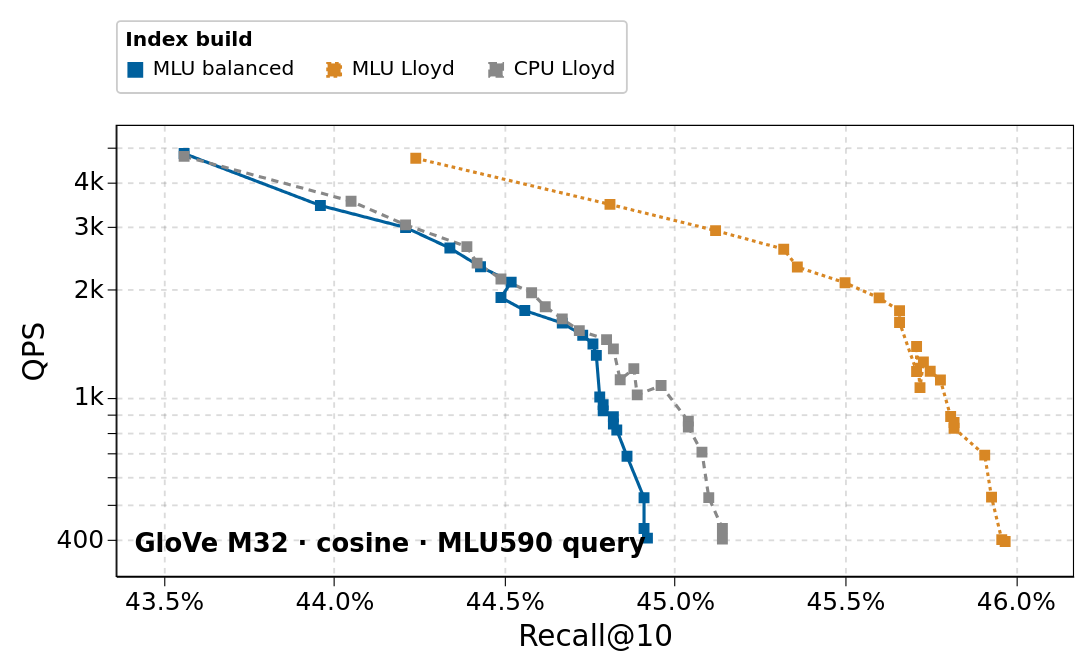

The Vega-Lite source for this figure:
### Vega-Lite specification from a JSON file in a GitHub repository (floating-point values rounded to 4 significant figures)
{"$schema": "https://vega.github.io/schema/vega-lite/v5.json", "background": "white", "padding": 10, "width": 520, "height": 245, "layer": [{"data": {"values": [{"nprobes": 50, "q_batch": 128, "K": 10, "qps": 4787.0, "recall": 0.4356, "samples_seconds": [0.2089, 0.2089, 0.209], "visited_vectors_per_query": 61670.0, "peak_gpu_memory": null, "method": "MLU balanced"}, {"nprobes": 80, "q_batch": 128, "K": 10, "qps": 3428.0, "recall": 0.4396, "samples_seconds": [0.2915, 0.2918, 0.2917], "visited_vectors_per_query": 98680.0, "peak_gpu_memory": null, "method": "MLU balanced"}, {"nprobes": 100, "q_batch": 128, "K": 10, "qps": 2977.0, "recall": 0.4421, "samples_seconds": [0.447, 0.3359, 0.3359], "visited_vectors_per_query": 123500.0, "peak_gpu_memory": null, "method": "MLU balanced"}, {"nprobes": 120, "q_batch": 128, "K": 10, "qps": 2608.0, "recall": 0.4434, "samples_seconds": [0.3829, 0.3835, 0.4938], "visited_vectors_per_query": 148300.0, "peak_gpu_memory": null, "method": "MLU balanced"}, {"nprobes": 140, "q_batch": 128, "K": 10, "qps": 2312.0, "recall": 0.4443, "samples_seconds": [0.4324, 0.4325, 0.543], "visited_vectors_per_query": 173300.0, "peak_gpu_memory": null, "method": "MLU balanced"}, {"nprobes": 160, "q_batch": 128, "K": 10, "qps": 2095.0, "recall": 0.4452, "samples_seconds": [0.4773, 0.5888, 0.4766], "visited_vectors_per_query": 198300.0, "peak_gpu_memory": null, "method": "MLU balanced"}, {"nprobes": 180, "q_batch": 128, "K": 10, "qps": 1898.0, "recall": 0.4449, "samples_seconds": [0.6396, 0.5268, 0.5268], "visited_vectors_per_query": 223500.0, "peak_gpu_memory": null, "method": "MLU balanced"}, {"nprobes": 200, "q_batch": 128, "K": 10, "qps": 1745.0, "recall": 0.4456, "samples_seconds": [0.5731, 0.5731, 0.5726], "visited_vectors_per_query": 248500.0, "peak_gpu_memory": null, "method": "MLU balanced"}, {"nprobes": 220, "q_batch": 128, "K": 10, "qps": 1610.0, "recall": 0.4467, "samples_seconds": [0.6211, 0.7323, 0.6207], "visited_vectors_per_query": 273700.0, "peak_gpu_memory": null, "method": "MLU balanced"}, {"nprobes": 240, "q_batch": 128, "K": 10, "qps": 1489.0, "recall": 0.4473, "samples_seconds": [0.781, 0.6715, 0.6711], "visited_vectors_per_query": 298900.0, "peak_gpu_memory": null, "method": "MLU balanced"}, {"nprobes": 260, "q_batch": 128, "K": 10, "qps": 1408.0, "recall": 0.4476, "samples_seconds": [0.7101, 0.7101, 0.8167], "visited_vectors_per_query": 324200.0, "peak_gpu_memory": null, "method": "MLU balanced"}, {"nprobes": 280, "q_batch": 128, "K": 10, "qps": 1308.0, "recall": 0.4477, "samples_seconds": [0.7645, 0.9471, 0.7601], "visited_vectors_per_query": 349400.0, "peak_gpu_memory": null, "method": "MLU balanced"}, {"nprobes": 300, "q_batch": 128, "K": 10, "qps": 1001.0, "recall": 0.4478, "samples_seconds": [0.9988, 0.81, 1.012], "visited_vectors_per_query": 374600.0, "peak_gpu_memory": null, "method": "MLU balanced"}, {"nprobes": 320, "q_batch": 128, "K": 10, "qps": 953.6, "recall": 0.4479, "samples_seconds": [1.049, 0.8617, 1.049], "visited_vectors_per_query": 399700.0, "peak_gpu_memory": null, "method": "MLU balanced"}, {"nprobes": 340, "q_batch": 128, "K": 10, "qps": 915.8, "recall": 0.4479, "samples_seconds": [1.1, 0.9078, 1.092], "visited_vectors_per_query": 424700.0, "peak_gpu_memory": null, "method": "MLU balanced"}, {"nprobes": 360, "q_batch": 128, "K": 10, "qps": 881.8, "recall": 0.4482, "samples_seconds": [1.134, 1.142, 0.9516], "visited_vectors_per_query": 449700.0, "peak_gpu_memory": null, "method": "MLU balanced"}, {"nprobes": 380, "q_batch": 128, "K": 10, "qps": 842.0, "recall": 0.4482, "samples_seconds": [1.192, 1.001, 1.188], "visited_vectors_per_query": 474700.0, "peak_gpu_memory": null, "method": "MLU balanced"}, {"nprobes": 400, "q_batch": 128, "K": 10, "qps": 809.6, "recall": 0.4483, "samples_seconds": [1.235, 1.045, 1.235], "visited_vectors_per_query": 499600.0, "peak_gpu_memory": null, "method": "MLU balanced"}, {"nprobes": 500, "q_batch": 128, "K": 10, "qps": 684.1, "recall": 0.4486, "samples_seconds": [1.272, 1.462, 1.463], "visited_vectors_per_query": 622000.0, "peak_gpu_memory": null, "method": "MLU balanced"}, {"nprobes": 700, "q_batch": 128, "K": 10, "qps": 523.9, "recall": 0.4491, "samples_seconds": [1.907, 1.909, 2.1], "visited_vectors_per_query": 855500.0, "peak_gpu_memory": null, "method": "MLU balanced"}, {"nprobes": 900, "q_batch": 128, "K": 10, "qps": 430.0, "recall": 0.4491, "samples_seconds": [2.33, 2.214, 2.326], "visited_vectors_per_query": 1066000.0, "peak_gpu_memory": null, "method": "MLU balanced"}, {"nprobes": 1024, "q_batch": 128, "K": 10, "qps": 404.3, "recall": 0.4492, "samples_seconds": [2.473, 2.493, 2.473], "visited_vectors_per_query": 1183514, "peak_gpu_memory": null, "method": "MLU balanced"}, {"nprobes": 50, "q_batch": 128, "K": 10, "qps": 4644.0, "recall": 0.4424, "samples_seconds": [0.2152, 0.2153, 0.2154], "visited_vectors_per_query": 59110.0, "peak_gpu_memory": null, "method": "MLU Lloyd"}, {"nprobes": 80, "q_batch": 128, "K": 10, "qps": 3453.0, "recall": 0.4481, "samples_seconds": [0.2896, 0.2896, 0.2899], "visited_vectors_per_query": 93260.0, "peak_gpu_memory": null, "method": "MLU Lloyd"}, {"nprobes": 100, "q_batch": 128, "K": 10, "qps": 2918.0, "recall": 0.4512, "samples_seconds": [0.3427, 0.3428, 0.3427], "visited_vectors_per_query": 116100.0, "peak_gpu_memory": null, "method": "MLU Lloyd"}, {"nprobes": 120, "q_batch": 128, "K": 10, "qps": 2589.0, "recall": 0.4532, "samples_seconds": [0.3862, 0.3858, 0.3863], "visited_vectors_per_query": 139100.0, "peak_gpu_memory": null, "method": "MLU Lloyd"}, {"nprobes": 140, "q_batch": 128, "K": 10, "qps": 2309.0, "recall": 0.4536, "samples_seconds": [0.4332, 0.4328, 0.6166], "visited_vectors_per_query": 162300.0, "peak_gpu_memory": null, "method": "MLU Lloyd"}, {"nprobes": 160, "q_batch": 128, "K": 10, "qps": 2086.0, "recall": 0.455, "samples_seconds": [0.4793, 0.4795, 0.4794], "visited_vectors_per_query": 185600.0, "peak_gpu_memory": null, "method": "MLU Lloyd"}, {"nprobes": 180, "q_batch": 128, "K": 10, "qps": 1893.0, "recall": 0.456, "samples_seconds": [0.5283, 0.5275, 0.7118], "visited_vectors_per_query": 209100.0, "peak_gpu_memory": null, "method": "MLU Lloyd"}, {"nprobes": 200, "q_batch": 128, "K": 10, "qps": 1742.0, "recall": 0.4566, "samples_seconds": [0.7577, 0.5735, 0.5739], "visited_vectors_per_query": 232700.0, "peak_gpu_memory": null, "method": "MLU Lloyd"}, {"nprobes": 220, "q_batch": 128, "K": 10, "qps": 1616.0, "recall": 0.4566, "samples_seconds": [0.6188, 0.7967, 0.6186], "visited_vectors_per_query": 256600.0, "peak_gpu_memory": null, "method": "MLU Lloyd"}, {"nprobes": 240, "q_batch": 128, "K": 10, "qps": 1180.0, "recall": 0.4571, "samples_seconds": [0.8559, 0.6704, 0.8476], "visited_vectors_per_query": 280600.0, "peak_gpu_memory": null, "method": "MLU Lloyd"}, {"nprobes": 260, "q_batch": 128, "K": 10, "qps": 1386.0, "recall": 0.4571, "samples_seconds": [0.7063, 0.8947, 0.7216], "visited_vectors_per_query": 304700.0, "peak_gpu_memory": null, "method": "MLU Lloyd"}, {"nprobes": 280, "q_batch": 128, "K": 10, "qps": 1063.0, "recall": 0.4572, "samples_seconds": [0.9406, 0.7547, 0.9419], "visited_vectors_per_query": 329100.0, "peak_gpu_memory": null, "method": "MLU Lloyd"}, {"nprobes": 300, "q_batch": 128, "K": 10, "qps": 1253.0, "recall": 0.4573, "samples_seconds": [0.7968, 0.9848, 0.7979], "visited_vectors_per_query": 353400.0, "peak_gpu_memory": null, "method": "MLU Lloyd"}, {"nprobes": 320, "q_batch": 128, "K": 10, "qps": 1182.0, "recall": 0.4575, "samples_seconds": [0.8447, 1.032, 0.846], "visited_vectors_per_query": 377800.0, "peak_gpu_memory": null, "method": "MLU Lloyd"}, {"nprobes": 340, "q_batch": 128, "K": 10, "qps": 1116.0, "recall": 0.4578, "samples_seconds": [0.8955, 1.087, 0.8957], "visited_vectors_per_query": 402300.0, "peak_gpu_memory": null, "method": "MLU Lloyd"}, {"nprobes": 360, "q_batch": 128, "K": 10, "qps": 883.2, "recall": 0.4581, "samples_seconds": [1.132, 0.9396, 1.134], "visited_vectors_per_query": 426900.0, "peak_gpu_memory": null, "method": "MLU Lloyd"}, {"nprobes": 380, "q_batch": 128, "K": 10, "qps": 849.7, "recall": 0.4582, "samples_seconds": [0.9847, 1.177, 1.177], "visited_vectors_per_query": 451400.0, "peak_gpu_memory": null, "method": "MLU Lloyd"}, {"nprobes": 400, "q_batch": 128, "K": 10, "qps": 819.3, "recall": 0.4582, "samples_seconds": [1.221, 1.221, 1.03], "visited_vectors_per_query": 476000.0, "peak_gpu_memory": null, "method": "MLU Lloyd"}, {"nprobes": 500, "q_batch": 128, "K": 10, "qps": 689.2, "recall": 0.4591, "samples_seconds": [1.451, 1.452, 1.261], "visited_vectors_per_query": 598300.0, "peak_gpu_memory": null, "method": "MLU Lloyd"}, {"nprobes": 700, "q_batch": 128, "K": 10, "qps": 526.1, "recall": 0.4593, "samples_seconds": [1.897, 2.09, 1.901], "visited_vectors_per_query": 836700.0, "peak_gpu_memory": null, "method": "MLU Lloyd"}, {"nprobes": 900, "q_batch": 128, "K": 10, "qps": 400.5, "recall": 0.4596, "samples_seconds": [2.497, 2.5, 2.28], "visited_vectors_per_query": 1056000.0, "peak_gpu_memory": null, "method": "MLU Lloyd"}, {"nprobes": 1024, "q_batch": 128, "K": 10, "qps": 395.5, "recall": 0.4597, "samples_seconds": [2.379, 2.528, 2.529], "visited_vectors_per_query": 1183514, "peak_gpu_memory": null, "method": "MLU Lloyd"}, {"nprobes": 50, "q_batch": 128, "K": 10, "qps": 4702.0, "recall": 0.4356, "samples_seconds": [0.2127, 0.2127, 0.2126], "visited_vectors_per_query": 58920.0, "peak_gpu_memory": null, "method": "CPU Lloyd"}, {"nprobes": 80, "q_batch": 128, "K": 10, "qps": 3525.0, "recall": 0.4405, "samples_seconds": [0.2835, 0.2837, 0.2839], "visited_vectors_per_query": 92810.0, "peak_gpu_memory": null, "method": "CPU Lloyd"}, {"nprobes": 100, "q_batch": 128, "K": 10, "qps": 3027.0, "recall": 0.4421, "samples_seconds": [0.3303, 0.3303, 0.4422], "visited_vectors_per_query": 115600.0, "peak_gpu_memory": null, "method": "CPU Lloyd"}, {"nprobes": 120, "q_batch": 128, "K": 10, "qps": 2632.0, "recall": 0.4439, "samples_seconds": [0.3799, 0.3798, 0.3801], "visited_vectors_per_query": 138500.0, "peak_gpu_memory": null, "method": "CPU Lloyd"}, {"nprobes": 140, "q_batch": 128, "K": 10, "qps": 2367.0, "recall": 0.4442, "samples_seconds": [0.4224, 0.4224, 0.4226], "visited_vectors_per_query": 161500.0, "peak_gpu_memory": null, "method": "CPU Lloyd"}, {"nprobes": 160, "q_batch": 128, "K": 10, "qps": 2137.0, "recall": 0.4449, "samples_seconds": [0.4678, 0.4679, 0.4681], "visited_vectors_per_query": 184800.0, "peak_gpu_memory": null, "method": "CPU Lloyd"}, {"nprobes": 180, "q_batch": 128, "K": 10, "qps": 1958.0, "recall": 0.4458, "samples_seconds": [0.6226, 0.5106, 0.5108], "visited_vectors_per_query": 208200.0, "peak_gpu_memory": null, "method": "CPU Lloyd"}, {"nprobes": 200, "q_batch": 128, "K": 10, "qps": 1789.0, "recall": 0.4462, "samples_seconds": [0.5591, 0.5584, 0.5589], "visited_vectors_per_query": 231800.0, "peak_gpu_memory": null, "method": "CPU Lloyd"}, {"nprobes": 220, "q_batch": 128, "K": 10, "qps": 1654.0, "recall": 0.4467, "samples_seconds": [0.6045, 0.7153, 0.6038], "visited_vectors_per_query": 255600.0, "peak_gpu_memory": null, "method": "CPU Lloyd"}, {"nprobes": 240, "q_batch": 128, "K": 10, "qps": 1534.0, "recall": 0.4472, "samples_seconds": [0.6519, 0.7653, 0.6517], "visited_vectors_per_query": 279600.0, "peak_gpu_memory": null, "method": "CPU Lloyd"}, {"nprobes": 260, "q_batch": 128, "K": 10, "qps": 1448.0, "recall": 0.448, "samples_seconds": [0.8047, 0.6907, 0.6903], "visited_vectors_per_query": 303700.0, "peak_gpu_memory": null, "method": "CPU Lloyd"}, {"nprobes": 280, "q_batch": 128, "K": 10, "qps": 1364.0, "recall": 0.4482, "samples_seconds": [0.733, 0.7331, 0.8454], "visited_vectors_per_query": 327900.0, "peak_gpu_memory": null, "method": "CPU Lloyd"}, {"nprobes": 300, "q_batch": 128, "K": 10, "qps": 1118.0, "recall": 0.4484, "samples_seconds": [0.8943, 0.7827, 0.8964], "visited_vectors_per_query": 352200.0, "peak_gpu_memory": null, "method": "CPU Lloyd"}, {"nprobes": 320, "q_batch": 128, "K": 10, "qps": 1201.0, "recall": 0.4488, "samples_seconds": [0.8314, 0.9468, 0.8323], "visited_vectors_per_query": 376700.0, "peak_gpu_memory": null, "method": "CPU Lloyd"}, {"nprobes": 340, "q_batch": 128, "K": 10, "qps": 1015.0, "recall": 0.4489, "samples_seconds": [0.9853, 0.8731, 0.9892], "visited_vectors_per_query": 401300.0, "peak_gpu_memory": null, "method": "CPU Lloyd"}, {"nprobes": 360, "q_batch": 128, "K": 10, "qps": 1078.0, "recall": 0.4496, "samples_seconds": [0.9264, 1.116, 0.9274], "visited_vectors_per_query": 425900.0, "peak_gpu_memory": null, "method": "CPU Lloyd"}, {"nprobes": 380, "q_batch": 128, "K": 10, "qps": 857.2, "recall": 0.4504, "samples_seconds": [1.169, 0.9774, 1.167], "visited_vectors_per_query": 450400.0, "peak_gpu_memory": null, "method": "CPU Lloyd"}, {"nprobes": 400, "q_batch": 128, "K": 10, "qps": 825.7, "recall": 0.4504, "samples_seconds": [1.022, 1.212, 1.211], "visited_vectors_per_query": 475000.0, "peak_gpu_memory": null, "method": "CPU Lloyd"}, {"nprobes": 500, "q_batch": 128, "K": 10, "qps": 702.4, "recall": 0.4508, "samples_seconds": [1.424, 1.446, 1.254], "visited_vectors_per_query": 597100.0, "peak_gpu_memory": null, "method": "CPU Lloyd"}, {"nprobes": 700, "q_batch": 128, "K": 10, "qps": 524.6, "recall": 0.451, "samples_seconds": [2.096, 1.906, 1.904], "visited_vectors_per_query": 835200.0, "peak_gpu_memory": null, "method": "CPU Lloyd"}, {"nprobes": 900, "q_batch": 128, "K": 10, "qps": 430.0, "recall": 0.4514, "samples_seconds": [2.323, 2.518, 2.325], "visited_vectors_per_query": 1056000.0, "peak_gpu_memory": null, "method": "CPU Lloyd"}, {"nprobes": 1024, "q_batch": 128, "K": 10, "qps": 401.8, "recall": 0.4514, "samples_seconds": [2.391, 2.489, 2.517], "visited_vectors_per_query": 1183514, "peak_gpu_memory": null, "method": "CPU Lloyd"}]}, "mark": {"type": "line", "clip": true, "strokeWidth": 1.7, "point": {"shape": "square", "filled": true, "size": 35}}, "encoding": {"x": {"field": "recall", "type": "quantitative", "title": "Recall@10", "scale": {"zero": false, "domain": [0.4336, 0.4617]}, "axis": {"format": ".1%", "tickCount": 6}}, "y": {"field": "qps", "type": "quantitative", "title": "QPS", "scale": {"type": "log", "domain": [316.4, 5744.0]}, "axis": {"format": "~s", "tickCount": 5}}, "order": {"field": "nprobes", "type": "quantitative"}, "color": {"field": "method", "type": "nominal", "scale": {"domain": ["MLU balanced", "MLU Lloyd", "CPU Lloyd"], "range": ["#00609d", "#d88724", "#888888"]}, "legend": {"title": "Index build", "orient": "top", "direction": "horizontal", "fillColor": "white", "strokeColor": "#ccc", "cornerRadius": 2, "padding": 5, "labelFontSize": 11, "labelLimit": 0, "columnPadding": 14, "symbolSize": 50, "symbolType": "square"}}, "strokeDash": {"field": "method", "type": "nominal", "scale": {"domain": ["MLU balanced", "MLU Lloyd", "CPU Lloyd"], "range": [[1, 0], [2, 2], [4, 3]]}, "legend": null}}}, {"data": {"values": [{"label": "GloVe M32 · cosine · MLU590 query"}]}, "mark": {"type": "text", "align": "left", "baseline": "bottom", "fontWeight": "bold", "fontSize": 14}, "encoding": {"x": {"value": 10}, "y": {"value": 235}, "text": {"field": "label"}}}], "config": {"font": "DejaVu Sans", "axis": {"labelFontSize": 13.5, "titleFontSize": 16, "titleFontWeight": "normal", "grid": true, "gridDash": [3, 3], "gridOpacity": 0.3, "gridColor": "#888", "domainColor": "black", "tickColor": "black", "domainWidth": 0.6, "tickWidth": 0.6}, "view": {"stroke": "black", "strokeWidth": 0.6}}}
